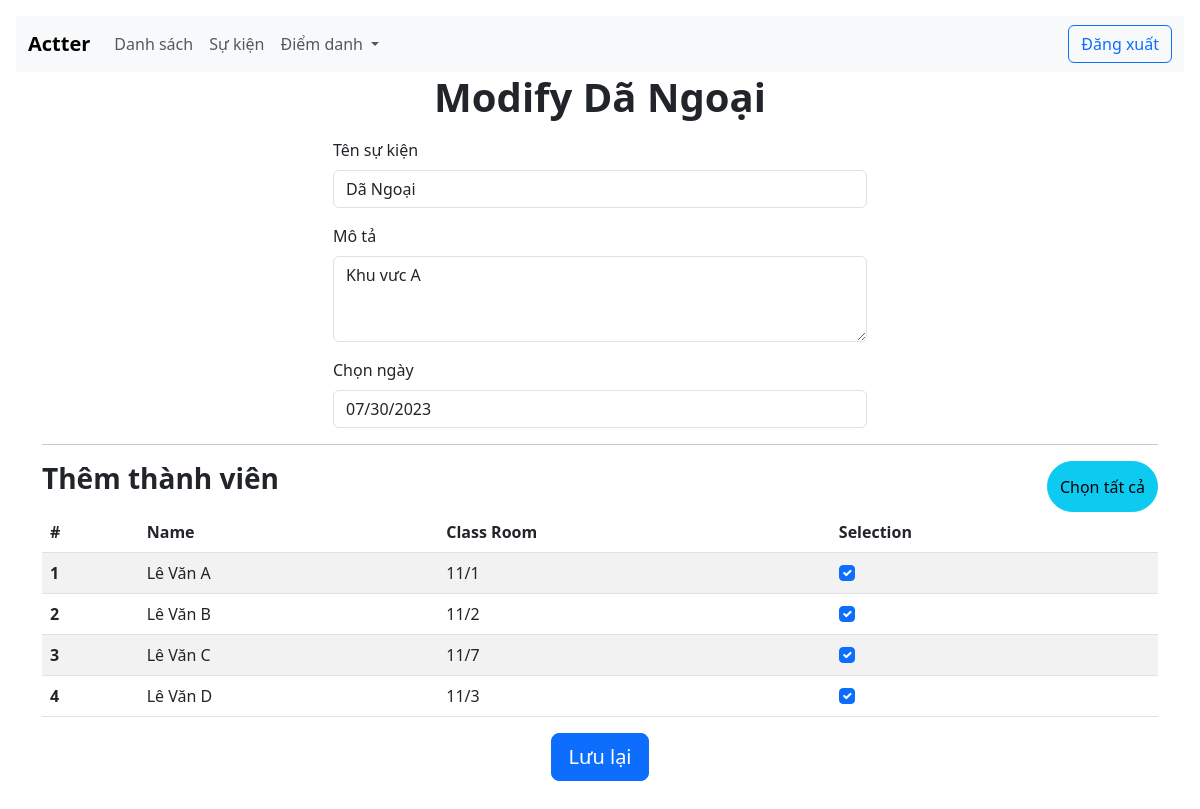
Page /modifyevent/?id=13 (signed in) on the committed database.
### app/models.py (models this page shows, shortened)
class Event(models.Model):
    customer = models.ForeignKey(User, on_delete= models.SET_NULL, null= True)
    name = models.CharField(max_length=500, null=True)
    date = models.DateField(null=True)
    description = models.CharField(max_length=5000, null=True)

class Staffs(models.Model):
    customer = models.ForeignKey(User, on_delete= models.SET_NULL, null= True)
    name = models.CharField(max_length=200, null=True)
    classroom = models.CharField(max_length=200, null=True)
    phonenumber = models.CharField(max_length=10, null=True)

### app/views.py (the view, shortened to what this page needs)
# urls.py: path('modifyevent/', views.modifyevent, name='modifyevent')
def modifyevent(request):
    customer= request.user
    id_event = request.GET.get('id')
    event, create = Event.objects.get_or_create(id= id_event)
    id_staff_rig = Acttendence.objects.filter(event__id= id_event).values_list('staff__id', flat=True)
    staffs = Staffs.objects.filter(customer= customer)
    events = Event.objects.filter(customer= customer)
    context= {'event': event, 'SRegistered': id_staff_rig, 'staffs': staffs, 'events': events}
    return render(request, 'modifyevent.html', context)

### app/Templates/modifyevent.html (shortened to what this page needs)
{% include 'base.html' %}
{% block content %}
<link rel="stylesheet" href="https://cdnjs.cloudflare.com/ajax/libs/jqueryui/1.12.1/jquery-ui.min.css">
<h3 class="display-6 mb-3 fw-semibold lh-sm text-md-center">Modify {{event.name}}</h3>
<form class="container h-100 " method="POST" action="">
    <div class="container h-100 col-sm-6">
    <div class="mb-3">
        <label for="exampleFormControlInput1" class="form-label">Tên sự kiện</label>
        <input type="text" class="form-control" id="exampleFormControlInput1" placeholder="" name="name" value="{{event.name}}">
      </div>
    <div class="mb-3">
        <label for="exampleFormControlTextarea1" class="form-label">Mô tả</label>
        <textarea class="form-control" id="exampleFormControlTextarea1" rows="3" name="description">{{event.description}}</textarea>
    </div>
    <div class="mb-3">
        <label for="exampleFormControlTextarea1" class="form-label">Chọn ngày</label>
        <input type="text" class="form-control" placeholder="" id="datepicker" name="date" value="{{event.date}}">
    </div>
    </div>
    <hr class="hr" />
    <div class="d-flex justify-content-between">
        <h3 class="display-7 mb-3 fw-semibold lh-sm ">Thêm thành viên</h3>
        <button type="button" class="btn btn-info rounded-5" id="check-all-btn" name="{{staff.id}}">Chọn tất cả</button>
    </div>
    <table class="table table-striped table-hover">
        <thead>
          <tr>
            <th scope="col">#</th>
            <th scope="col">Name</th>
            <th scope="col">Class Room</th>
            <th scope="col">Selection</th>
          </tr>
        </thead>
        <tbody>
          {% for staff in staffs %}
          <tr>
            <th scope="row">{{ forloop.counter }}</th>
            <td>{{staff.name}}</td>
            <td>{{staff.classroom}}</td>
            <td><input class="form-check-input checkbox-item" type="checkbox" value="{{staff.id}}" id="flexCheckChecked" name="checkbox"
              {% if staff.id in SRegistered %}
                checked
              {% endif %}>
            </td>
          </tr>
          {% endfor %}
        </tbody>
    </table>
    <div class="d-flex justify-content-center mx-4 mb-3 mb-lg-4">
        <button type="submit" class="btn btn-primary btn-lg">Lưu lại</button>
    </div>
</form>
{% endblock content %}

### rows in the picture
Event: name "Dã Ngoại", description "Khu vưc A", date "07/30/2023"
Staffs: name "Lê Văn A", classroom "11/1", checkbox "☑"
Staffs: name "Lê Văn B", classroom "11/2", checkbox "☑"
Staffs: name "Lê Văn C", classroom "11/7", checkbox "☑"
Staffs: name "Lê Văn D", classroom "11/3", checkbox "☑"
